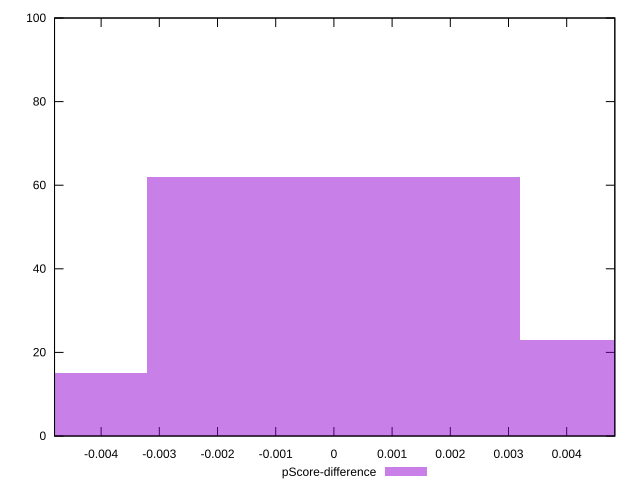

Generate this figure with gnuplot:
reset

$pScoreDifference <<EOF
0 62
-0.006412113878607819 15
0.006412113878607819 23
EOF

set key outside below
set boxwidth 0.006412113878607819
set xrange [-0.004800473594638421:0.004826973663219027]
set yrange [0:100]
set trange [0:100]
set style fill transparent solid 0.5 noborder
set terminal svg size 640, 490 enhanced background rgb 'white'
set output "reprap/estimated-input-latency/samples/pages/pScore-difference/histogram.svg"

plot $pScoreDifference title "pScore-difference" with boxes

reset
